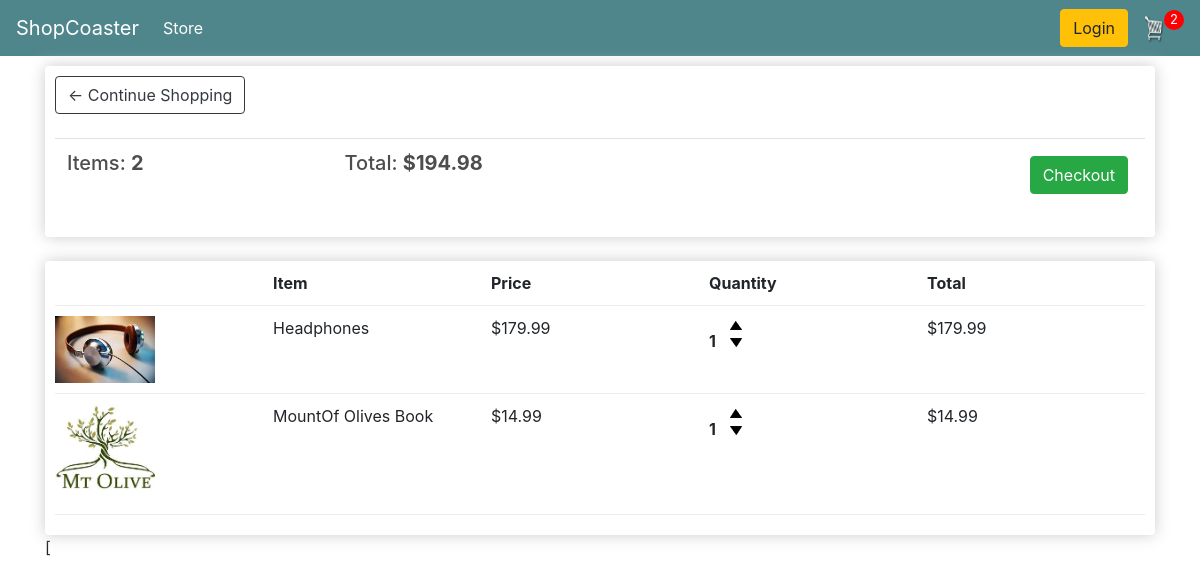
/cart/ (signed in), run on an earlier commit of the app's database.
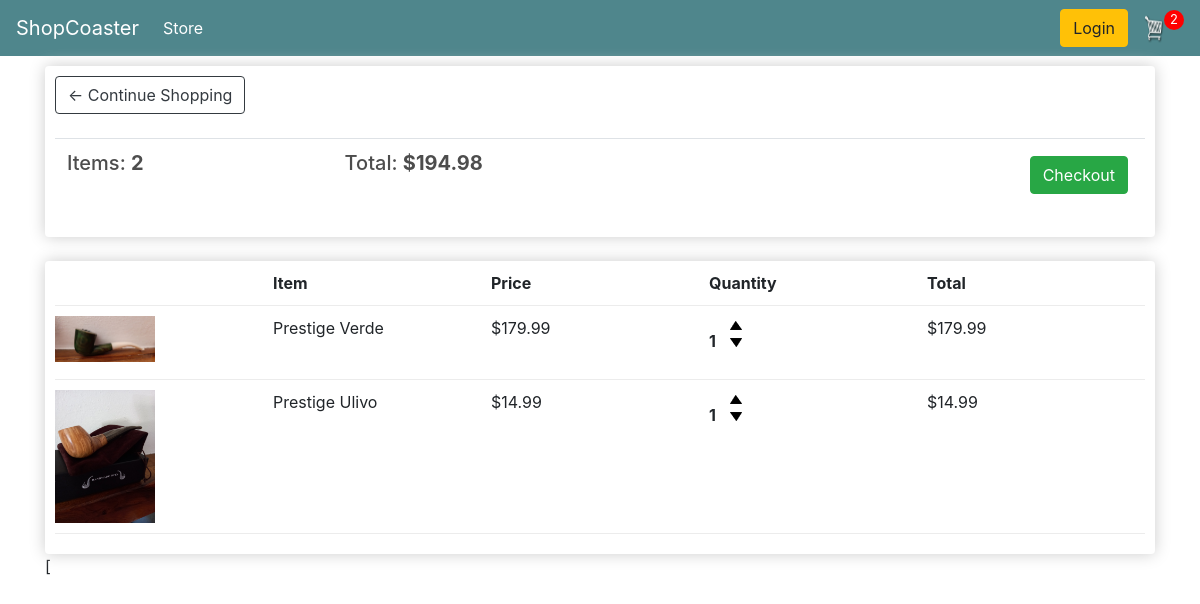
And on a later commit of the database.
### store/models.py (models this page shows, shortened)
class OrderItem(models.Model):
    product = models.ForeignKey(Product, on_delete=models.SET_NULL, null=True)
    order = models.ForeignKey(Order, on_delete=models.SET_NULL, null=True)
    quantity = models.IntegerField(default=0, null=True, blank=True)
    date_added = models.DateTimeField(auto_now_add=True)
    @property
    def get_total(self):
        total = self.product.price * self.quantity
        return total

class Product(models.Model):
    name = models.CharField(max_length=200)
    price = models.DecimalField(max_digits=7, decimal_places=2)
    digital = models.BooleanField(default=False, null=True, blank=True)
    image = models.ImageField(null=True, blank=True)
    @property
    def imageURL(self):
        try:
            url = self.image.url
        except:
            url = ''
        return url

### store/views.py (the view)
# urls.py: path('cart/',views.cart,name="cart"),
def cart(request):
    data = cartData(request)
    cartItems = data['cartItems']
    order = data['order']
    items = data['items']
    context = {'items': items, 'order': order, 'cartItems': cartItems}
    return render(request, 'store/cart.html', context)

### store/models.py (called while the page is built)
    @property
    def get_cart_total(self):
        orderitems = self.orderitem_set.all()
        total = sum([item.get_total for item in orderitems])
        return total

    @property
    def get_cart_items(self):
        orderitems = self.orderitem_set.all()
        total = sum([item.quantity for item in orderitems])
        return total

### store/utils.py (called while the page is built)
def cartData(request):
    if request.user.is_authenticated:
        customer = request.user.customer
        order, created = Order.objects.get_or_create(customer=customer, complete=False)
        items = order.orderitem_set.all()
        cartItems = order.get_cart_items
    else:
        cookieData = cookieCart(request)
        cartItems = cookieData['cartItems']
        order = cookieData['order']
        items = cookieData['items']
    return {'cartItems':cartItems,'order':order,'items':items}

### store/templates/store/cart.html (shortened to what this page needs)
{% extends 'store/main.html' %}
{% load static %}
{% block content %}
    <div class="row">
    <div class="col-lg-12">
        <div class="box-element">
        <a class="btn btn-outline-dark" href="{% url 'store' %}"><- Continue Shopping</a>
            <br>
            <br>
            <table class="table">
                <tr>
                    <th><h5>Items: <strong>{{ order.get_cart_items }}</strong></h5></th>
                    <th><h5>Total: <strong>${{ order.get_cart_total|floatformat:2 }}</strong></h5></th>
                    <th>
                    <a style="float: right;margin:5px;" class="btn btn-success"
                       href="{% url 'checkout' %}">
                       Checkout
                    </a>
                    </th>
                </tr>
            </table>
        </div>
        <br>
        <div class="box-element">
        <div class="cart-row">
            <div style="flex:2"></div>
            <div style="flex:2"><strong>Item</strong></div>
            <div style="flex:2"><strong>Price</strong></div>
            <div style="flex:2"><strong>Quantity</strong></div>
            <div style="flex:2"><strong>Total</strong></div>
        </div>
            {% for item in items %}
        <div class="cart-row">
            <div style="flex:2"><img class="row-image" src="{{item.product.imageURL}}"></div>
            <div style="flex:2">{{ item.product.name }}</div>
            <div style="flex:2">${{ item.product.price|floatformat:2 }}</div>
            <div style="flex:2">
                <p class="quantity">{{ item.quantity }}</p>
                <div class="quantity">
                    <img data-product={{ item.product.id }} data-action="add" class="chg-quantity update-cart" src="{% static 'images/arrow-up.png' %}">
                    <img data-product={{ item.product.id }} data-action="remove" class="chg-quantity update-cart" src="{% static 'images/arrow-down.png' %}">
                </div>
            </div>
            <div style="flex:2">${{ item.get_total|floatformat:2 }}</div>
        </div>
            {% endfor %}
        </div>
    </div>
{% endblock %}

What changed in the data, as far as the page shows it:
changed through a linked row, OrderItem: product.imageURL: a different picture; product.name "Headphones" → "Prestige Verde"
changed through a linked row, OrderItem: product.imageURL: a different picture; product.name "MountOf Olives Book" → "Prestige Ulivo"
